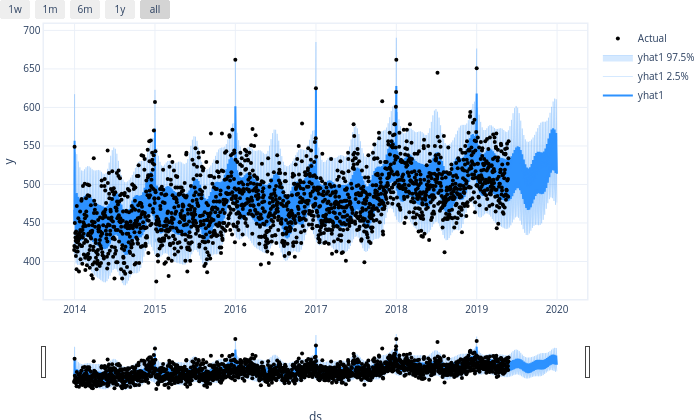

Notebook source saved alongside this figure:
### Code cell
m2.plot(forecast[forecast["ID"] == "BNSSG"])

### Figure 1 — Plotly figure (JSON) as saved in the notebook; plotly's stock layout.template omitted (floating-point values rounded to 4 significant figures; data arrays with more than 128 entries replaced by an {"elided": "..."} marker saying what was removed)
{"data": [{"fill": "none", "line": {"color": "rgba(45, 146, 255, 1.0)", "width": 2}, "mode": "lines", "name": "yhat1", "type": "scatter", "x": {"elided": "2193 str values"}, "y": {"elided": "2193 float values"}}, {"fillcolor": "rgba(45, 146, 255, 0.2)", "line": {"color": "rgba(45, 146, 255, 0.2)", "width": 1}, "mode": "lines", "name": "yhat1 2.5%", "type": "scatter", "x": {"elided": "2193 str values"}, "y": {"elided": "2193 float values"}}, {"fill": "tonexty", "fillcolor": "rgba(45, 146, 255, 0.2)", "line": {"color": "rgba(45, 146, 255, 0.2)", "width": 1}, "mode": "lines", "name": "yhat1 97.5%", "type": "scatter", "x": {"elided": "2193 str values"}, "y": {"elided": "2193 float values"}}, {"marker": {"color": "black", "size": 4}, "mode": "markers", "name": "Actual", "type": "scatter", "x": {"elided": "2193 str values"}, "y": {"elided": "2193 float values"}}], "layout": {"autosize": true, "font": {"size": 10}, "height": 420, "hovermode": "x unified", "margin": {"b": 0, "l": 0, "pad": 0, "r": 10, "t": 10}, "showlegend": true, "title": {"font": {"size": 12}}, "width": 700, "xaxis": {"linewidth": 1.5, "mirror": true, "rangeselector": {"buttons": [{"count": 7, "label": "1w", "step": "day", "stepmode": "backward"}, {"count": 1, "label": "1m", "step": "month", "stepmode": "backward"}, {"count": 6, "label": "6m", "step": "month", "stepmode": "backward"}, {"count": 1, "label": "1y", "step": "year", "stepmode": "backward"}, {"step": "all"}]}, "rangeslider": {"visible": true}, "showline": true, "title": {"text": "ds"}, "type": "date"}, "yaxis": {"linewidth": 1.5, "mirror": true, "showline": true, "title": {"text": "y"}}}}
